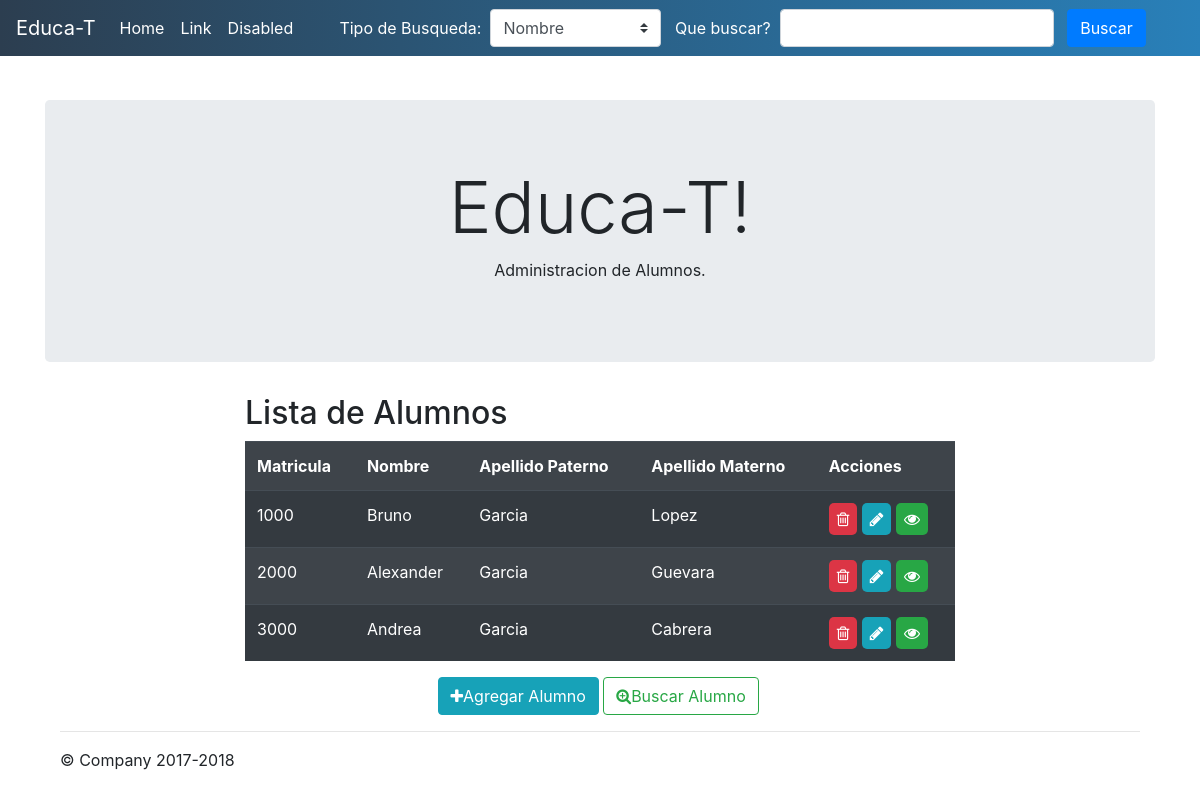
The app's page /listarAlumnos.php with its own data.
### tables this page shows
CREATE TABLE `alumno` (
  `matricula` varchar(10) NOT NULL,
  `nombre` varchar(50) NOT NULL,
  `APaterno` varchar(50) NOT NULL,
  `AMaterno` varchar(50) DEFAULT NULL,
  `calle` varchar(100) NOT NULL,
  `numero` varchar(5) NOT NULL,
  `colonia` varchar(50) NOT NULL,
  `municipio` varchar(50) NOT NULL,
  `estado` varchar(30) NOT NULL,
  `cp` varchar(5) NOT NULL,
  `telefono` varchar(15) NOT NULL,
  `email` varchar(50) NOT NULL
);

### listarAlumnos.php (the view, shortened to what this page needs)
<!DOCTYPE html>
<html lang="en">
<head>
    <link rel="stylesheet" href="https://stackpath.bootstrapcdn.com/bootstrap/4.3.1/css/bootstrap.min.css">
    <link rel="stylesheet" href="https://netdna.bootstrapcdn.com/font-awesome/4.0.3/css/font-awesome.css">
    <link rel="stylesheet" href="css/miestilo.css">
    <?php
        include 'conexion.php';
    ?>
</head>
<body class="container">
        <nav class="navbar navbar-expand-md navbar-light fixed-top " style="background: #2980b9;  /* fallback for old browsers */
        background: -webkit-linear-gradient(to right, #2c3e50, #2980b9);  /* Chrome 10-25, Safari 5.1-6 */
        background: linear-gradient(to right, #2c3e50, #2980b9); /* W3C, IE 10+/ Edge, Firefox 16+, Chrome 26+, Opera 12+, Safari 7+ */
        ">
          <a class="navbar-brand" href="#" style="color: white;">Educa-T</a>
          <div class="collapse navbar-collapse" id="navbarsExampleDefault">
            <ul class="navbar-nav mr-auto">
              <li class="nav-item active">
                <a class="nav-link" href="#" style="color: white;">Home <span class="sr-only">(current)</span></a>
              </li>
              <li class="nav-item">
                <a class="nav-link" href="#" style="color: white;">Link</a>
              </li>
              <li class="nav-item">
                <a class="nav-link disabled" href="#" style="color: white;">Disabled</a>
              </li>
            </ul>
            <ul class="navbar-nav mr-auto">
              <li>
                <form action="resultadosAlumnos.php" method="POST" class="form-inline">
                  <span class="text-white"> Tipo de Busqueda: &nbsp;</span>
                  <div class="form-group">
                    <select name="tipobusqueda" class="custom-select">
                      <option value="nombre">Nombre
                      <option value="APaterno">Apellido Paterno
                    </select>
                  </div>
                  <span class="text-white">Que buscar? &nbsp;</span>
                  <input name="terminobusqueda" type=text class="form-control">
                  <input type=submit value="Buscar" class="btn btn-primary">
                </form>
              </li>
            </ul>
          </div>
        </nav>
        <main role="main">
          <div class="jumbotron " style="margin-top:100px;">
            <div class="container" >
              <h1 class="display-3 text-center">Educa-T!</h1>
              <p class="text-center">Administracion de Alumnos.</p>
            </div>
          </div>
          <div class="container">
            <div class="row">
              <div class="col-md-8 offset-md-2">
                <h2>Lista de Alumnos</h2>
                <table class="table table-dark table-striped table-hover">
                      <tr>
                            <th>Matricula</th>
                            <th>Nombre</th>
                            <th>Apellido Paterno</th>
                            <th>Apellido Materno</th>
                            <th>Acciones</th>
                      </tr>
                      <?php
                          $repetir = $con->query("SELECT * FROM alumno");
                          while($fila = $repetir->fetch_assoc()){
                      ?>
                          <tr>
                              <td><?php echo $fila['matricula'] ?></td>
                              <td><?php echo $fila['nombre'] ?></td>
                              <td><?php echo $fila['APaterno'] ?></td>
                              <td><?php echo $fila['AMaterno'] ?></td>
                              <td>
                                <a href="eliminarUsuario.php?id= <?php echo $fila['usuario_id'] ?>" >
                                  <i class="fa fa-trash-o btn-danger p-2" style=" border-radius: 5px 5px 5px 5px;"></i>
                                </a>
                                <a href="actualizarUsuario.php?id= <?php echo $fila['usuario_id'] ?>" >
                                  <i class="fa fa-pencil btn-info p-2" style=" border-radius: 5px 5px 5px 5px;"></i>
                                </a>
                                <a href="detalleUsuario.php?id= <?php echo $fila['usuario_id'] ?>" >
                                  <i class="fa fa-eye btn-success p-2" style=" border-radius: 5px 5px 5px 5px;"></i>
                                </a>
                              </td>
                          </tr>
                      <?php
                        }
                      ?>
                </table>
                <div class="col-md-6 offset-md-3">
                  <a href="insertarUsuario.php" class="btn btn-info"><i class="fa fa-plus"></i>Agregar Alumno</a>
                  <a href="listarAlumnos.php" class="btn btn-outline-success"><i class="fa fa-search-plus"></i>Buscar Alumno</a>
                </div>
              </div>
            </div>
            <hr>
          </div>
        </main>
        <footer class="container">
          <p>&copy; Company 2017-2018</p>
        </footer>
</body>
</html>

### records on screen
alumno: matricula "1000", nombre "Bruno", APaterno "Garcia", AMaterno "Lopez"
alumno: matricula "2000", nombre "Alexander", APaterno "Garcia", AMaterno "Guevara"
alumno: matricula "3000", nombre "Andrea", APaterno "Garcia", AMaterno "Cabrera"
